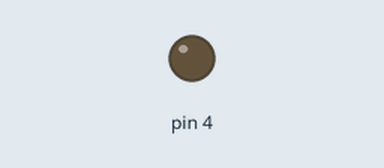
Bench run of a sketch on a simulated Arduino Uno, built for the host (arithmetic inside an expression is 32-bit, double 64-bit). Shown: output pins drawn as LEDs (lit = HIGH). Wiring (inferred from the names in the program): PCA9685 PWM driver at I2C address 0x40.

Above: at 0.1 s.
At 0.7 s:
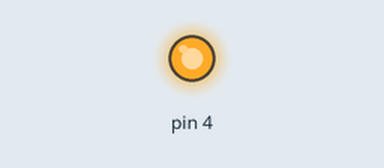
Timing chart, 0 to 2.2 s (numbered marks = the images above):
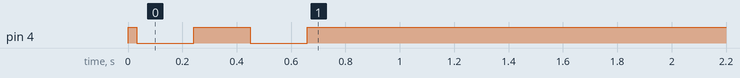

The sketch:

MotorDriver.ino
```cpp
/* Motor Driver for Elvira V
 *
 */

// include stuff
#include "Wire.h"
#include <stdint.h>
#include "src/MotorDriverLib/Elvira.h"
#include "math.h"

/*   ASCII Schematic (Plan View, numbers indicate leg #)
 *        1  F   2     z
 *         \ * /       |_ x
 *          [ ]
 *         /   \
 *        3     4
 *
 *  ASCII Schematic (Section View, from back)
 *
 *        /\[ ]/\      y
 *       /       \     |_ x
 *
 *
 *  Rotation Definitions
 *  Yaw   = My (how it changes directions, ∈[0, 2pi], F is 0, 2pi and increases clockwise)
 *  Pitch = Mx (lean forward or backward, ∈[-1, 1], 0 is aligned with yaxis. +CW, -CCW)
 *  Roll  = Mz (lean side to side, ∈[-1. 1], 0 is aligned with yaxis. +forward, -backward CCW)
 *
 *
 *  Servo Map
 *  LEG | Shoulder, Top, Bottom
 *  1   | 0, 2, 1
 *  2   | 6, 8, 7
 *  3   | 3, 5, 4
 *  4   | 9, 11, 10
 *
 *  (Top is top of leg actuator, bottom is bottom of leg actuator)
 *
 *  General Notes:
 *  - 20ms delay is approximate min for servo refresh, any lower causes eratic behavior
 */

// Constructors
// CONSTRUCT THE LEGS
Body body;

Leg leg1(0,2,1);
Leg leg2(6,8,7);
Leg leg3(3,5,4);
Leg leg4(9,11,10);


// Define globals
// Define movement delay
uint16_t delayt = 1000;


// Initialize Routine
void setup() {
  uint8_t timestep = 100;
  pinMode(4, OUTPUT);
  digitalWrite(4, HIGH);
  sayHello(2);

  delay(delayt);


  delay(delayt);

  leg4.articulate(0,0);  // step leg 4, and bring leg 2 to parallel
  leg1.articulate(0,0);
  delay(timestep);
  leg4.sweep(180);
  leg2.sweep(180);
  delay(timestep);
  leg4.articulate(180,180);
  leg1.articulate(180,180);
  delay(delayt);


  leg2.articulate(180,180);  // step leg 2, drop leg 3 hip
  leg3.articulate(180,180);
  delay(timestep);
  leg2.sweep(0);
  leg4.sweep(0);
  delay(timestep);
  leg2.articulate(0,0);
  leg3.articulate(0,0);
  delay(delayt);

  leg3.articulate(180,180);  // step leg 3, and bring leg 1 to parallel
  leg2.articulate(180,180);
  delay(timestep);
  leg3.sweep(00);
  leg1.sweep(0);
  delay(timestep);
  leg3.articulate(0,0);
  leg2.articulate(0,0);
  delay(delayt);

  leg1.articulate(180,180);  // step leg 2, drop leg 3 hip
  leg4.articulate(180,180);
  delay(timestep);
  leg1.sweep(0);
  leg3.sweep(0);
  delay(timestep);
  leg1.articulate(0,0);
  leg4.articulate(0,0);
  delay(delayt);


}

// Main Loop
void loop() {
}

// Auxillary Functions


void stanceReset(){
  leg1.straighten();
  leg2.straighten();
  leg3.straighten();
  leg4.straighten();
  gettall();
  leg1.sweep(180);
  leg2.sweep(0);
  leg3.sweep(180);
  leg4.sweep(0);
}

void sayHello(uint8_t n){
  stanceReset();
  int pushupTime = 200;
  for(int i =0; i<n;i++){
    leg1.articulate(180,0);
    leg2.articulate(0,180);
    leg4.articulate(180,0);
    leg3.articulate(0,180);
    digitalWrite(4, LOW);
    delay(pushupTime);
    leg1.articulate(180,180);
    leg2.articulate(0,0);
    leg4.articulate(180,180);
    leg3.articulate(0,0);
    digitalWrite(4, HIGH);
    delay(pushupTime);
  }
}

void gettall(){
  leg1.articulate(180,180);
  leg2.articulate(0,0);
  leg4.articulate(180,180);
  leg3.articulate(0,0);
}

void getmiddle(){
  leg1.articulate(90,90);
  leg2.articulate(90,90);
  leg4.articulate(90,90);
  leg3.articulate(90,90);
}

void getshort(){
  leg1.articulate(0,0);
  leg2.articulate(180,180);
  leg4.articulate(0,0);
  leg3.articulate(180,180);
}
```

Elvira.cpp
```cpp
/*
    ElviraMove.cpp - Library for functions that allow joint articulation for Elvira
*/

#include "Arduino.h"
#include "Elvira.h"
#include "stdint.h"
#include "Wire.h"

TwoWire myWire(3); // use pins 42/43 (16 = SDA, 17=SCL on Artemis thing plus)
PCA9685 motorDrive((uint8_t)0x40);

void PWMGen(uint8_t driverAddress, uint8_t motorID, uint8_t positionDeg){
      /* MotorID = PWM Pin (0-15)
     positionDeg = degrees of rotation (0-180)

     determine pin # (pin 0 = 6, 4 registers per pin, thus:
                      pinONL = 6+Pin#*4+0
                      pinONH = 6+Pin#*4+1
                      pinOFFL = 6+Pin#*4+2
                      pinOFFH = 6+Pin#*4+3

  */

  // set up registers to write to
  uint8_t pinOFFL = 6+motorID*4+0;  // I know they're swapped but it just works idk
  uint8_t pinOFFH = 6+motorID*4+1;
  uint8_t pinONL = 6+motorID*4+2;
  uint8_t pinONH = 6+motorID*4+3;

  // determine degrees of rotation
  float rotateVal = 0.5*(1+(float)positionDeg/180);  // 0.5 makes it work for some reason

  // adjust values to write to registers with some bitwise manipulation
  uint16_t LEDON = 4095*rotateVal/20;
  uint16_t LEDOFF = 4095*(20-rotateVal)/20;

  uint8_t LEDONL = LEDON;       // casting to an int takes care of low bit
  uint8_t LEDONH = LEDON >> 8;  // bitwise shift then cast to int for high bit

  uint8_t LEDOFFL = LEDOFF;
  uint8_t LEDOFFH = LEDOFF >> 8;

  uint8_t pin[] = {pinONL, pinONH, pinOFFL, pinOFFH};
  uint8_t value[] = {LEDONL, LEDONH, LEDOFFL, LEDOFFH};

  for(int cnt = 0; cnt < 4; cnt++){
    myWire.beginTransmission(driverAddress);
    myWire.write(pin[cnt]);
    myWire.write(value[cnt]);
    myWire.endTransmission();
  }
}


Leg::Leg(uint8_t shoulder, uint8_t top, uint8_t bottom)
{
    shoulderJoint = shoulder;
    topJoint = top;
    bottomJoint = bottom;
    driverAddress = 0x40;
}

void Leg::sweep(uint8_t degree){
    PWMGen(driverAddress, shoulderJoint, degree);
}

void Leg::straighten(){
    PWMGen(driverAddress, topJoint, 90);
    PWMGen(driverAddress, bottomJoint, 90);
}

void Leg::articulate(uint8_t topdeg, uint8_t botdeg){
    PWMGen(driverAddress, topJoint, topdeg);
    PWMGen(driverAddress, bottomJoint, botdeg);
}


PCA9685::PCA9685(uint8_t address)
{
    uint8_t driverAddress = address;
    myWire.begin();

    // put in sleep mode to write prescale, write prescale, out of sleep mode
    // adjust prescaler for 20Hz duty cycle (per MG90S datasheet)
    // use prescale value = 122 = 25MHz/(4096*50)-1 (per PCA9685 datasheet, page 24)
    driverWrite(0x40, 0x00, 0x11);
    driverWrite(0x40, 0xFE, 129);
    driverWrite(0x40, 0x00, 0x01);

}

void PCA9685::driverWrite(uint8_t driverAddress, uint8_t regID, uint8_t value){
    myWire.beginTransmission(driverAddress);
    myWire.write(regID);
    myWire.write(value);
    myWire.endTransmission();
}

Body::Body()
{
    leg1Top = 2;
    leg1Bottom = 1;
    leg2Top = 8;
    leg2Bottom = 7;
    leg3Top = 5;
    leg3Bottom = 4;
    leg4Top = 11;
    leg4Bottom = 10;
    driverAddress = 0x40;
}

uint8_t Body::degreeConvert(float degrees){
   uint8_t unsigned_degrees = degrees*90 + 90; // technically degrees is a bit of a misnomer but I don't want to refactor
   return unsigned_degrees;
}

void Body::pitch(float degrees){
    uint8_t us_degrees = degreeConvert(degrees); // convert so plays nice with PWMGen but also intuitive
    PWMGen(driverAddress, leg1Top, 180-us_degrees);  // legs (1,4) and (2,3) have opposite actuation mechanisms, we send PWM signals accordingly.
    PWMGen(driverAddress, leg1Bottom, 180-us_degrees);

    PWMGen(driverAddress, leg2Top, us_degrees);
    PWMGen(driverAddress, leg2Bottom, us_degrees);

    PWMGen(driverAddress, leg3Top, 180-us_degrees);
    PWMGen(driverAddress, leg3Bottom, 180-us_degrees);

    PWMGen(driverAddress, leg4Top, us_degrees);
    PWMGen(driverAddress, leg4Bottom, us_degrees);
}

void Body::roll(float degrees){
    uint8_t us_degrees = degreeConvert(degrees);
    PWMGen(driverAddress, leg1Top, us_degrees);
    PWMGen(driverAddress, leg1Bottom, us_degrees);

    PWMGen(driverAddress, leg2Top, us_degrees);
    PWMGen(driverAddress, leg2Bottom, us_degrees);

    PWMGen(driverAddress, leg3Top, 180-us_degrees);
    PWMGen(driverAddress, leg3Bottom, 180-us_degrees);

    PWMGen(driverAddress, leg4Top, 180-us_degrees);
    PWMGen(driverAddress, leg4Bottom, 180-us_degrees);
}
```

Elvira.h
```cpp
/*
    ElviraMove.h - header file for functions that allow joint articulation for Elvira
*/

#ifndef Elvira_h
#define Elvira_h

#include "Arduino.h"
#include "stdint.h"
#include "Wire.h"

void PWMGen(uint8_t driverAddress, uint8_t motorID, uint8_t positionDeg);

class Leg
{
 // class for individual leg related functionality
    public:
    uint8_t shoulderJoint;
    uint8_t topJoint;
    uint8_t bottomJoint;
    uint8_t driverAddress;
    Leg(uint8_t shoulder, uint8_t top, uint8_t bottom);
    void sweep(uint8_t);
    void straighten();
    void articulate(uint8_t, uint8_t);

};

class PCA9685
{
    public:
    PCA9685(uint8_t address);
    void driverWrite(uint8_t driverAddress, uint8_t regID, uint8_t value);
};

class Body
{
// class for overall body movement (mostly controls joint articulation, not sweep)

    public:
    uint8_t leg1Top;
    uint8_t leg1Bottom;
    uint8_t leg2Top;
    uint8_t leg2Bottom;
    uint8_t leg3Top;
    uint8_t leg3Bottom;
    uint8_t leg4Top;
    uint8_t leg4Bottom;
    uint8_t driverAddress;
    Body();
    void yaw(uint16_t degrees);
    void pitch(float degrees);
    void roll(float degrees);
    uint8_t degreeConvert(float degrees);
};
#endif
```
